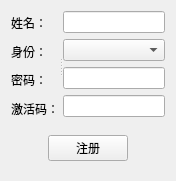
<?xml version="1.0" encoding="UTF-8"?>
<ui version="4.0">
 <class>Form</class>
 <widget class="QWidget" name="Form">
  <property name="geometry">
   <rect>
    <x>0</x>
    <y>0</y>
    <width>176</width>
    <height>181</height>
   </rect>
  </property>
  <property name="windowTitle">
   <string>Form</string>
  </property>
  <layout class="QVBoxLayout" name="verticalLayout_3" stretch="4,1">
   <item>
    <widget class="QSplitter" name="splitter">
     <property name="orientation">
      <enum>Qt::Horizontal</enum>
     </property>
     <widget class="QWidget" name="widget_2" native="true">
      <layout class="QVBoxLayout" name="verticalLayout">
       <item>
        <widget class="QLabel" name="label">
         <property name="text">
          <string>姓名：</string>
         </property>
         <property name="buddy">
          <cstring>lineEdit_name</cstring>
         </property>
        </widget>
       </item>
       <item>
        <widget class="QLabel" name="label_3">
         <property name="text">
          <string>身份：</string>
         </property>
         <property name="buddy">
          <cstring>comboBox</cstring>
         </property>
        </widget>
       </item>
       <item>
        <widget class="QLabel" name="label_2">
         <property name="text">
          <string>密码：</string>
         </property>
         <property name="buddy">
          <cstring>lineEdit_passward</cstring>
         </property>
        </widget>
       </item>
       <item>
        <widget class="QLabel" name="label_4">
         <property name="text">
          <string>激活码：</string>
         </property>
         <property name="buddy">
          <cstring>lineEdit_code</cstring>
         </property>
        </widget>
       </item>
      </layout>
     </widget>
     <widget class="QWidget" name="widget_3" native="true">
      <layout class="QVBoxLayout" name="verticalLayout_2">
       <item>
        <widget class="QLineEdit" name="lineEdit_name"/>
       </item>
       <item>
        <widget class="QComboBox" name="comboBox"/>
       </item>
       <item>
        <widget class="QLineEdit" name="lineEdit_passward"/>
       </item>
       <item>
        <widget class="QLineEdit" name="lineEdit_code"/>
       </item>
      </layout>
     </widget>
    </widget>
   </item>
   <item>
    <widget class="QWidget" name="widget_5" native="true">
     <layout class="QHBoxLayout" name="horizontalLayout_5">
      <item>
       <spacer name="horizontalSpacer">
        <property name="orientation">
         <enum>Qt::Horizontal</enum>
        </property>
        <property name="sizeHint" stdset="0">
         <size>
          <width>23</width>
          <height>20</height>
         </size>
        </property>
       </spacer>
      </item>
      <item>
       <widget class="QPushButton" name="btn_signUp">
        <property name="text">
         <string>注册</string>
        </property>
       </widget>
      </item>
      <item>
       <spacer name="horizontalSpacer_2">
        <property name="orientation">
         <enum>Qt::Horizontal</enum>
        </property>
        <property name="sizeHint" stdset="0">
         <size>
          <width>24</width>
          <height>20</height>
         </size>
        </property>
       </spacer>
      </item>
     </layout>
    </widget>
   </item>
  </layout>
 </widget>
 <resources/>
 <connections/>
</ui>
